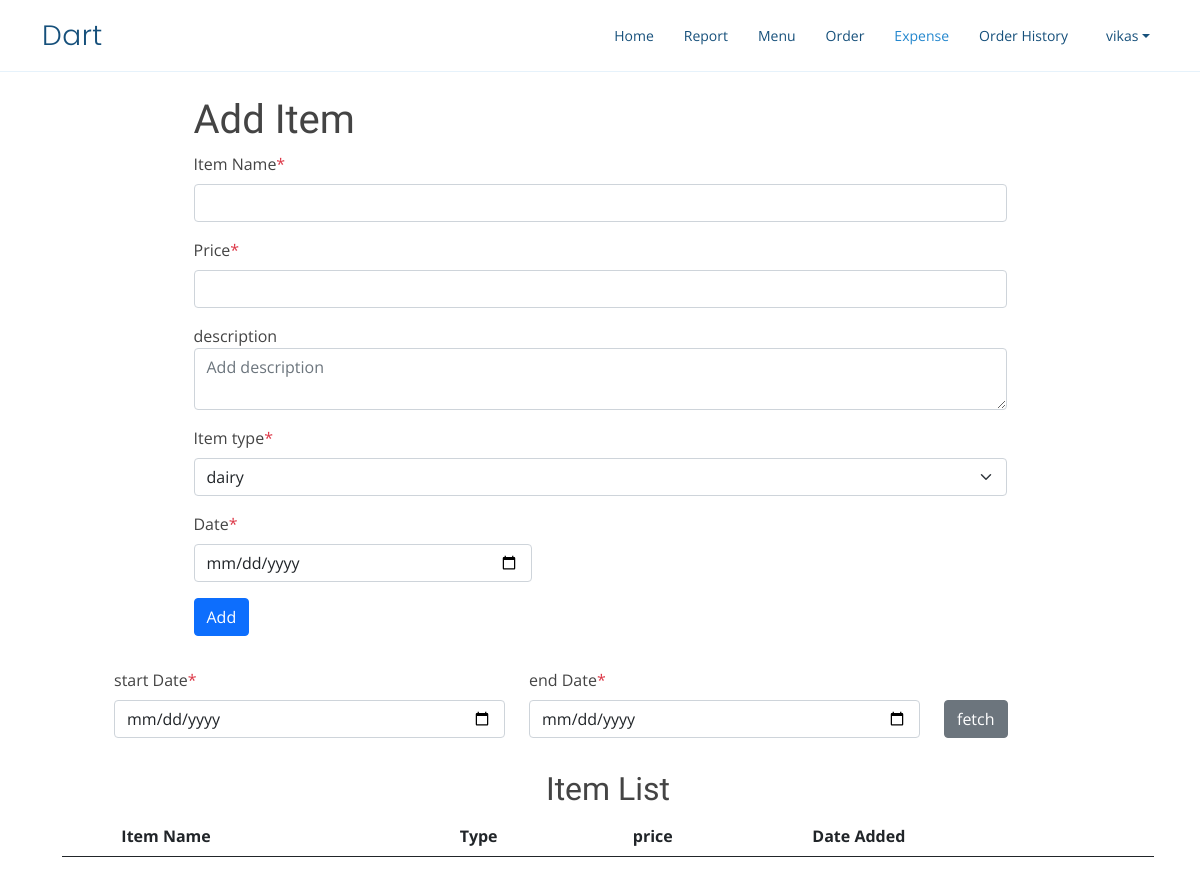
Page /expense (signed in) on the earlier database version.
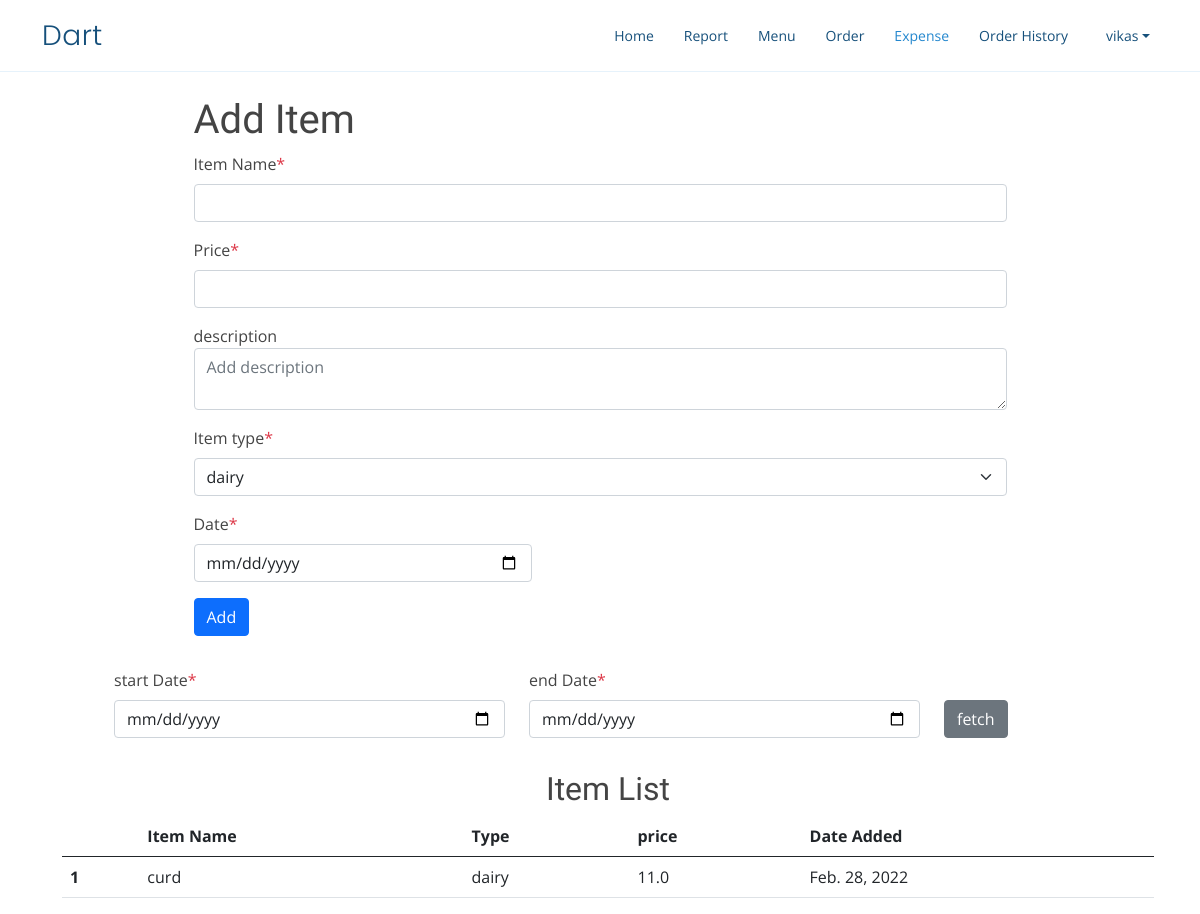
Same page on the later database version.
### home/models.py (models this page shows, shortened)
class Expense(models.Model):
    user=models.ForeignKey(User,on_delete=models.CASCADE)
    name=models.CharField(max_length=150)
    type=models.ForeignKey(ExpenseType,on_delete=models.SET_NULL,null=True)
    description=models.TextField(null=True,blank=True)
    price=models.FloatField()
    date_created = models.DateField()

class ExpenseType(models.Model):
    user=models.ForeignKey(User,on_delete=models.CASCADE)
    name=models.CharField(max_length=200)

### home/views.py (the view)
# urls.py: path('expense', views.expense,name='expense'),
@login_required
def expense(request):
    if request.method=='POST':
        start=request.POST['start']
        end=request.POST['end']
        q=Q(date_created__gte=start) & Q(date_created__lte=end)
    else:
        q=Q(date_created__gte=date.today()) & Q(date_created__lte=date.today())
    expenseType=ExpenseType.objects.filter(user=request.user)
    items=Expense.objects.filter(user=request.user).filter(q)
    param={'expenseTypes':expenseType,'items':items}
    return render(request,'expense.html',param)

### templates/expense.html (shortened to what this page needs)
{% extends 'base.html' %}
{% block expenseActive %}active{% endblock expenseActive %}
{% block body %}
<div class="container">
  <div class="container w-75 my-4">
      <h1>Add Item</h1>
  <form action={% url 'addExpense' %} method="post">
      <div class="mb-3">
        <label for="itemName" class="form-label">Item Name<span class="text-danger ">*</span></label>
        <input type="text" name="itemName" class="form-control"  id="itemName" aria-describedby="itemName" required>
      </div>
      <div class="mb-3">
        <label for="price" class="form-label">Price<span class="text-danger ">*</span></label>
        <input type="number" name="price" class="form-control" id="price" required>
      </div>
      <div class="mb-3">
          <label for="floatingTextarea">description</label>
          <textarea class="form-control" placeholder="Add description" id="description" name="description"></textarea>
      </div>
      <div class="mb-3">
        <label for="type" class="form-label">Item type<span class="text-danger ">*</span></label>
          <select class="form-select " aria-label="Default select example" id="type" name="type">
            {% for type in expenseTypes %}
            {% if forloop.first %}
            <option selected value={{type.id}} >{{type.name}}</option>
            {% else %}
            <option value={{type.id}}>{{type.name}}</option>
            {% endif %}
            {% endfor %}
        </select>
    </div>
    <div class="mb-3">
      <div class="col-sm-5 my-2">
        <label for="date" class="form-label">Date<span class="text-danger ">*</span></label>
        <input type="date" class="form-control date"  id="date" name="date" autocomplete="off" required>
      </div>
    </div>
      <button type="submit" class="btn btn-primary">Add</button>
    </form>
  </div>
</div>
<div class="container">
    <div class="container my-2">
      <form action="{% url 'expense' %}" method="post">
      <div class="row mx-5">
        <div class="col-sm-5 my-2">
          <label for="start" class="form-label">start Date<span class="text-danger ">*</span></label>
          <input type="date" class="form-control date" id="start" name="start" autocomplete="off" required>
        </div>
        <div class="col-sm-5 my-2">
          <label for="end" class="form-label">end Date<span class="text-danger ">*</span></label>
          <input type="date" class="form-control date" id="end" name="end" autocomplete="off" required>
        </div>
        <div class="col-sm-2 my-4 pt-3">
          <button type="submit"  class="btn btn-secondary">fetch</button>
        </div>
      </div>
    </form>
    </div>
    <div class="container mx-2" id="productList">
        <h2 class="text-center">Item List</h2>
        <table class="table table-hover">
            <thead>
              <tr>
                <th scope="col"></th>
                <th scope="col">Item Name</th>
                <th scope="col">Type</th>
                <th scope="col">price</th>
                <th scope="col">Date Added</th>
              </tr>
            </thead>
            <tbody>
                {% for item in items %}
                <tr class="rowItems">
                    <th scope="row">{{ forloop.counter }}</th>
                    <td>{{item.name}}</td>
                    <td class="itemType">{{item.type.name}}</td>
                    <td>{{item.price}}</td>
                    <td class="itemDate">{{item.date_created}}</td>
                </tr>
                {% endfor %}
            </tbody>
          </table>
    </div>
</div>
{% endblock body %}

### templates/base.html (shortened to what this page needs)
<!doctype html>
{% load static %}
<html lang="en">
<head>
  <link href="https://cdn.jsdelivr.net/npm/bootstrap@5.0.2/dist/css/bootstrap.min.css" rel="stylesheet"
>
  <link href="{% static 'vendor/aos/aos.css' %}" rel="stylesheet">
  <link href="{% static 'vendor/bootstrap-icons/bootstrap-icons.css' %}" rel="stylesheet">
  <link href="{% static 'vendor/boxicons/css/boxicons.min.css' %}" rel="stylesheet">
  <link href="{% static 'vendor/glightbox/css/glightbox.min.css' %}" rel="stylesheet">
  <link href="{% static 'vendor/remixicon/remixicon.css' %}" rel="stylesheet">
  <link href="{% static 'vendor/swiper/swiper-bundle.min.css' %}" rel="stylesheet">
  <link href={% static 'css/base.css' %} rel="stylesheet">
</head>
<body>
  <header id="header" class="fixed-top">
    <div class="container d-flex align-items-center justify-content-between">
      <h1 class="logo"><a href={% url 'home' %}>Dart</a></h1>
      <nav id="navbar" class="navbar">
        <ul>
          <li><a class="nav-link scrollto {% block homeActive %}{% endblock homeActive %}" href="{% url 'home' %}">Home</a></li>
          <li><a class="nav-link scrollto {% block reportActive %}{% endblock reportActive %}" href="{% url 'report' %}">Report</a></li>
          <li><a class="nav-link scrollto {% block productActive %}{% endblock productActive %}" href="{% url 'product' %}">Menu</a></li>
          <li><a class="nav-link scrollto o {% block orderActive %}{% endblock orderActive %}" href={% url 'order' %} {% block orderTarget %}{% endblock orderTarget %}>Order</a></li>
          <li><a class="nav-link scrollto o {% block expenseActive %}{% endblock expenseActive %}" href={% url 'expense' %}>Expense</a></li>
          <li><a class="nav-link scrollto {% block historyActive %}{% endblock historyActive %}" href="{% url 'order-history' %}">Order History</a></li>
          <li class="nav-item dropdown">
            <a class="nav-link dropdown-toggle mx-2" href="#" id="userDropdown" role="button" data-bs-toggle="dropdown"
              aria-expanded="false">{{request.user}}
            </a>
          </li>
        </ul>
      </nav>
    </div>
  </header>
<br>
<br>
<br>
  {% block body %}{% endblock body %}
</body>
</html>

### static/css/base.css (style rules this page uses)
body { font-family: "Open Sans", sans-serif; color: #444444; }
a { color: #2487ce; text-decoration: none; }
h1, h2, h3, h4, h5, h6 { font-family: "Raleway", sans-serif; }
#header { transition: all 0.5s; background: #fff; z-index: 997; padding: 15px 0; border-bottom: 1px solid #e6f2fb; }
#header .logo { font-size: 28px; margin: 0; padding: 0; line-height: 1; font-weight: 300; letter-spacing: 0.5px; font-family: "Poppins", sans-serif; }
#header .logo a { color: #16507b; }
.navbar { padding: 0; }
.navbar ul { margin: 0; padding: 0; display: flex; list-style: none; align-items: center; }
.navbar li { position: relative; }
.navbar a, .navbar a:focus { display: flex; align-items: center; justify-content: space-between; padding: 10px 0 10px 30px; font-size: 14px; color: #16507b; white-space: nowrap; transition: 0.3s; }
.navbar a:hover, .navbar .active, .navbar .active:focus, .navbar li:hover > a { color: #2487ce; }

Differences in the rows shown:
added Expense: name "curd", type.name "dairy", price "11.0", date_created "Feb. 28, 2022"
